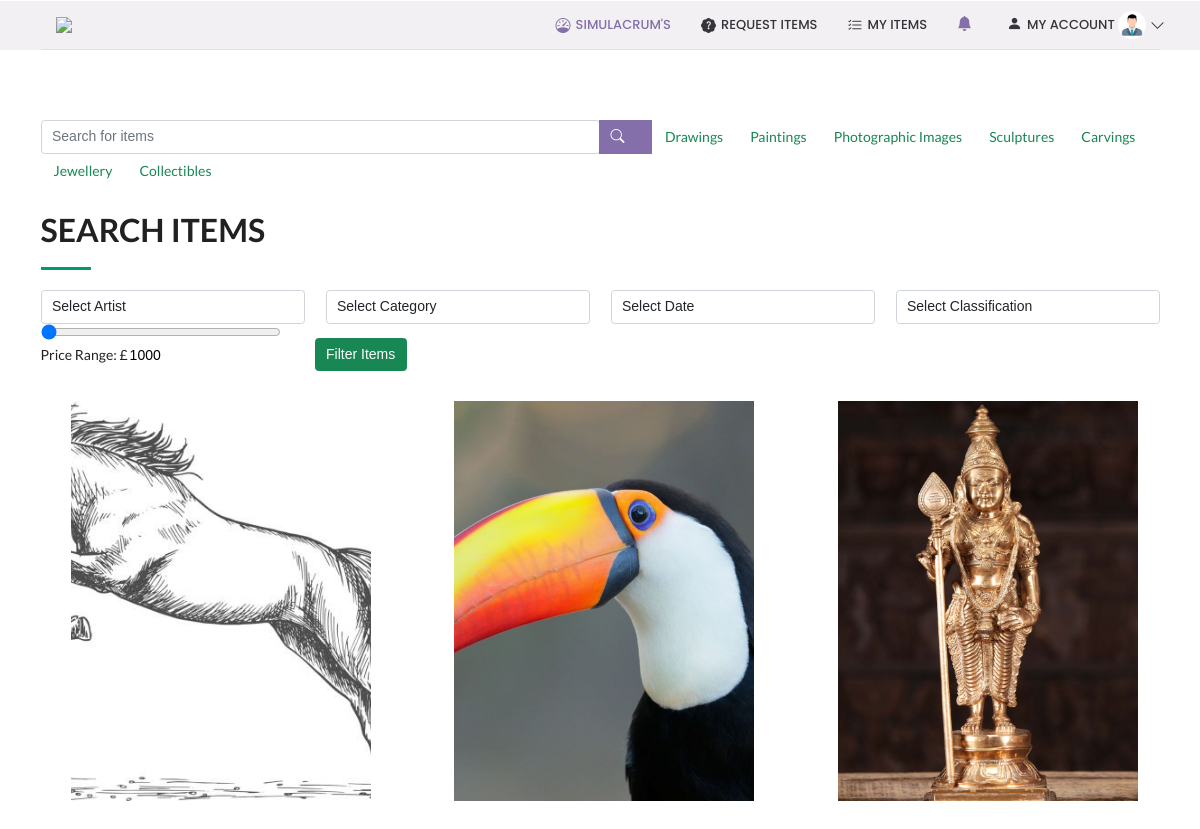
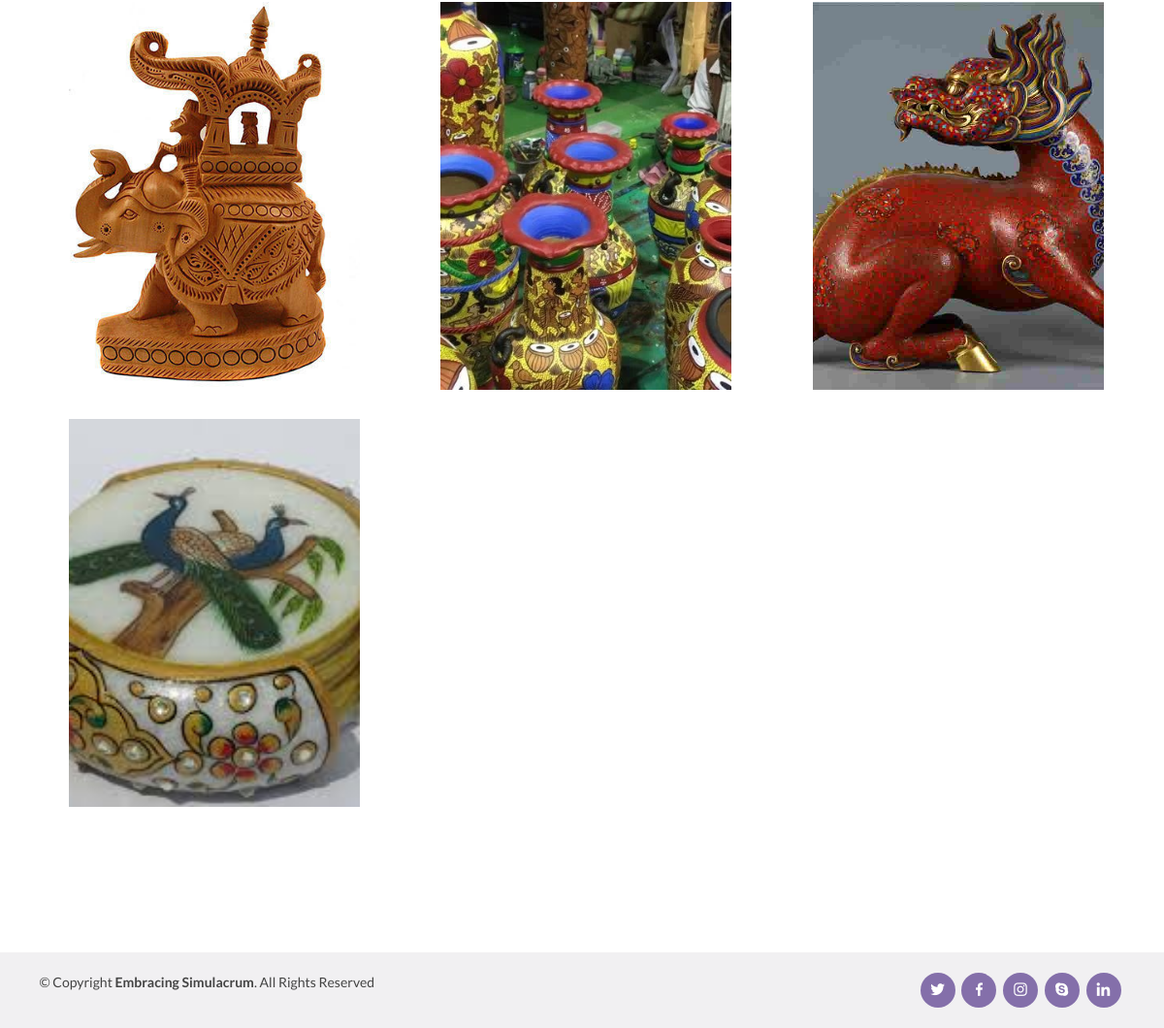
The app's page /landingPage (signed in) with its own data (2 pictures, top to bottom).
### auction_app/models.py (models this page shows, shortened)
class Category(models.Model):
    category_name = models.CharField(max_length=255, primary_key=True)
    category_description = models.TextField()

class Item(models.Model):
    CHOICES = (('Landscape', 'Landscape'), ('Seascape', 'Seascape'), ('Portrait', 'Portrait'), ('Figure', 'Figure'),
               ('Still Life', 'Still Life'), ('Nude', 'Nude'), ('Animal', 'Animal'), ('Abstract', 'Abstract'), ('Other', 'Other'))
    item_lot = models.AutoField(primary_key=True, unique=True)
    auction = models.ForeignKey(Auction, on_delete=models.PROTECT, default=1)
    category = models.ForeignKey(Category, on_delete=models.PROTECT, default=1)
    user = models.ForeignKey(User, on_delete=models.PROTECT, related_name="user")
    item_name = models.CharField(max_length=255)
    artist_name = models.CharField(max_length=255)
    production_year = models.PositiveIntegerField(
        default=current_year(), validators=[MinValueValidator(1400), max_value_current_year])
    classification = models.CharField(max_length=255,choices= CHOICES)
    description =  models.TextField()
    estimated_price =  models.CharField(max_length=255)
    image1 = models.ImageField(upload_to='item_pics', blank=True)
    image2 = models.ImageField(upload_to='item_pics', blank=True)
    image3 = models.ImageField(upload_to='item_pics', blank=True)
    status = models.CharField(max_length=255,default='Pending')
    evaluation_text = models.TextField(default='Evaluated')

### auction_app/views.py (the view, shortened to what this page needs)
# urls.py: path('landingPage', views.landingPage, name='landingPage'),
@login_required(login_url='login')
def landingPage(request):
    category = Category.objects.all()
    ac = Auction.objects.all().filter(auction_status='Live') | Auction.objects.all().filter(auction_status='Pending')| Auction.objects.all().filter(auction_status='Advanced Bidding')
    user = User.objects.all().filter(username=request.user).first()
    temp = ''
    profileEdit = UserProfileInfo.objects.all().filter(user=user).first()
    form = ProfilePicForm
    if request.user.is_authenticated:
        getUser = UserProfileInfo.objects.get(user=user)
        notification=''
        if getUser.client_type == "Buyer":
            temp = 'buyerDashboard.html'
            notification = Notification.objects.all().filter(concerned_to='Buyer') | Notification.objects.all().filter(
                concerned_to=request.user)
        elif getUser.client_type == "Seller":
            temp = 'sellerDashboard.html'
            notification = Notification.objects.all().filter(concerned_to='Seller') | Notification.objects.all().filter(
                concerned_to=request.user)
        elif getUser.client_type == "Joint":
            temp = 'jointDashboard.html'
            notification = Notification.objects.all().filter(concerned_to='Buyer') | Notification.objects.all().filter(
                concerned_to='Seller') | Notification.objects.all().filter(
                concerned_to='Joint') | Notification.objects.all().filter(concerned_to=request.user)
        elif getUser.client_type == "Admin":
            temp = 'adminDashboard.html'
            notification = Notification.objects.all().filter(concerned_to='Admin').order_by('-notification_date')
        elif getUser.client_type == "Evaluator":
            temp = 'evaluatorDashboard.html'
            notification = Notification.objects.all().filter(concerned_to='Evaluator')
    else:
        temp='normalDashboard.html'
        notification=''
    items = Item.objects.all().filter(status='Accepted').annotate(
        total=Count('auction')).order_by('estimated_price')
    return render(request,'landingPage.html',{'temp':temp,'category':category,'items':items,'ac':ac,'notification':notification})

### auction_app/models.py (called while the page is built)
    def __str__(self):
        return self.auction_name

### templates/landingPage.html (shortened to what this page needs)
<!DOCTYPE html>
{% extends temp %}
{% load static %}
{% block body_block %}
    <section id="portfolio" class="portfolio" style="width:100%; min-height:70vh">
      <div class="container" >
        <div class="row">
          <form method="POST">
            <div class="input-group">
              <div class="form-outline col-6">
                <input id="search-input" type="search" id="form1" class="form-control" placeholder="Search for items" name="searchBar">
              </div>
              <button id="search-button" type="button" class="btn" style="background-color: #846FAA; color:white;">
                <i class="bi bi-search font-bold"></i>
                <input type="submit" value=""  style="background-color: #846FAA;border:0;" name="searchFor">
              </button>
          </form>
          {% for c in category %}
              <a href="{% url 'categoryItems' c.category_name %}" class="nav-link text-success">{{c.category_name}}</a>
          {% endfor %}
            </div>
            <br>
        </div>
        <div class="section-title mt-4" data-aos="fade-left">
          <h2>Search Items</h2>
          <div>
            <form method="POST">
              <div class="row">
                <div class="col-3 ml-3">
                  <select class="form-control" name="artist_name">
                     <option value="">Select Artist</option>
                  </select>
                </div>
                <div class="col-3 ml-3">
                  <select class="form-control" name="category">
                    <option value="">Select Category</option>
                  </select>
                </div>
                <div class="col-3 ml-3">
                  <select class="form-control" name="auction_date">
                    <option value="">Select  Date</option>
                  </select>
                </div>
                <div class="col-3 ml-3">
                  <select class="form-control" name="classification">
                    <option value="">Select Classification </option>
                  </select>
                </div>
                <div class="col-2 ml-3">
                <input type="range" min="1000" max="100000" value="50" class="slider" id="myRange" onchange="updateTextInput(this.value);" style="width:20vw;" name="estimated_price">
                Price Range: £<input type="text" id="textInput" value="1000" style="border:none; width:4vw;">
                </div>
                <div class="col-3 ml-5 mt-3" style="margin-left:7vw;">
                  <input type="submit" value="Filter Items" class="btn btn-success" name="filterSearch">
                </div>
              </div>
            </form>
          </div>
          </div>
              <div class="row portfolio-container" data-aos="fade-up" data-aos-delay="200" style="margin-left:5vw">
          {% if items %}
            {% for i in items %}
          <div class="col-lg-4 col-md-6 portfolio-item filter-app">
            <div class="portfolio-wrap" style="height:50vh;width:25vw">
              {% if i.image1 %}
              <img src="{{i.image1.url}}" class="img-fluid" alt="" style="min-height:100%; min-width: 100%; object-fit: cover;">
              {% endif %}
            </div>
          </div>
            {% endfor %}
          {% else %}
            <h3>No Items Available</h3>
            {% endif %}
        </div>
   </section>
{% endblock %}

### static/css/style.css (style rules this page uses)
body { font-family: "Open Sans", sans-serif; color: #444444; }
a { color: #009970; text-decoration: none; }
h1, h2, h3, h4, h5, h6 { font-family: "Raleway", sans-serif; }
section { padding: 60px 0; overflow: hidden; }
.section-title { padding-bottom: 30px; }
.section-title h2 { font-size: 32px; font-weight: bold; text-transform: uppercase; margin-bottom: 20px; padding-bottom: 20px; position: relative; }
.section-title h2::after { content: ''; position: absolute; display: block; width: 50px; height: 3px; background: #009970; bottom: 0; left: 0; }
.portfolio .portfolio-item { margin-bottom: 30px; }
.portfolio .portfolio-wrap { transition: 0.3s; position: relative; overflow: hidden; z-index: 1; background: rgba(54, 52, 58, 0.6); }
.portfolio .portfolio-wrap::before { content: ""; background: rgba(54, 52, 58, 0.6); position: absolute; left: 0; right: 0; top: 0; bottom: 0; transition: all ease-in-out 0.3s; z-index: 2; opacity: 0; }
.portfolio .portfolio-wrap img { transition: all ease-in-out 0.3s; }

### records on screen
Category: category_name "Drawings"
Category: category_name "Paintings"
Category: category_name "Photographic Images"
Category: category_name "Sculptures"
Category: category_name "Carvings"
Category: category_name "Jewellery"
Category: category_name "Collectibles"
Item: image1 (picture)
Item: image1 (picture)
Item: image1 (picture)
Item: image1 (picture)
Item: image1 (picture)
Item: image1 (picture)
Item: image1 (picture)
